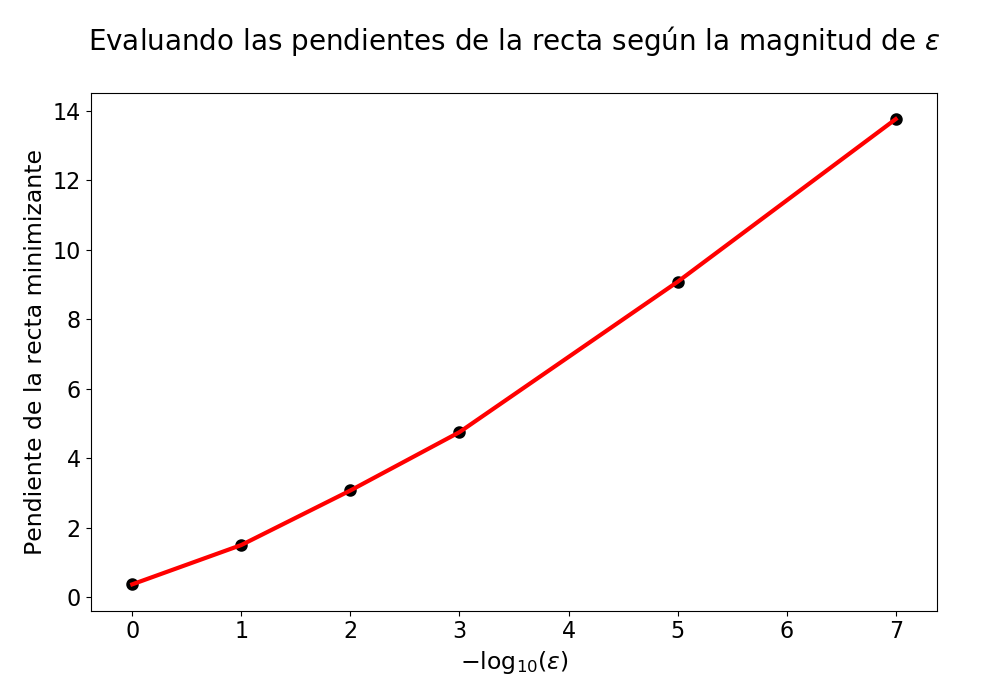

Here is the Python script that generated this plot:
import numpy as np 
import matplotlib.pyplot as plt 

pendientes = [0.37060000000000004, 1.5016, 3.0712, 4.7495, 9.074785714285715, 13.75587142857143]
indices = [0,1,2,3,5,7]



plt.rcParams["figure.figsize"] = (10,7)
plt.rcParams["font.size"] = 16

plt.plot(indices,pendientes, linewidth=3, c='r')
plt.scatter(indices,pendientes, linewidth=3, c='black')

plt.xlabel("$-\log_{10}(\\varepsilon)$", size = 17)
plt.ylabel("Pendiente de la recta minimizante", size = 17)
plt.title('Evaluando las pendientes de la recta según la magnitud de $\\varepsilon$\n', size = 20)


plt.tight_layout()

plt.show()
